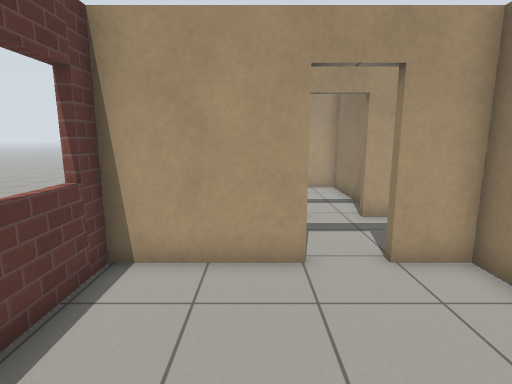
View 1 (above)

22 first-person views from a walk through a world built for the Gazebo simulator. The camera is 1.3 m above the floor, tilts 10° down and sees 80° across. The floor is counted in squares, 0.5 m on a side. Each view is taken from the middle of a square. On the plan, view 1 faces up. The plan holds only what a view shows up to about 20 squares ahead; the rest is blank. The robots in the file are not drawn. Gazebo's built-in surfaces are drawn with simple patterns. Some stock models are drawn as simple stand-ins. Some surface patterns are stand-ins.

View 2
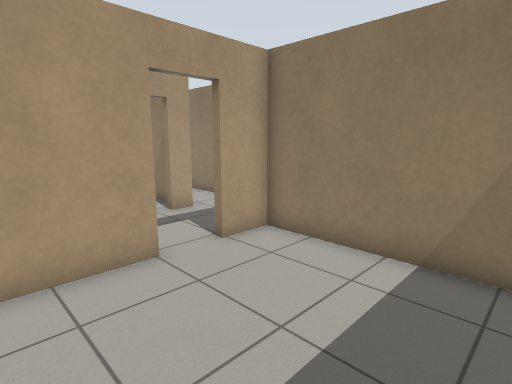

View 3
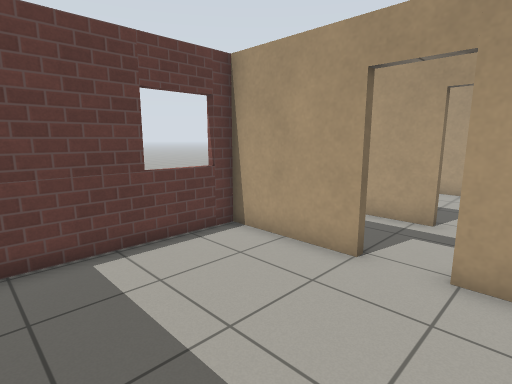

View 4
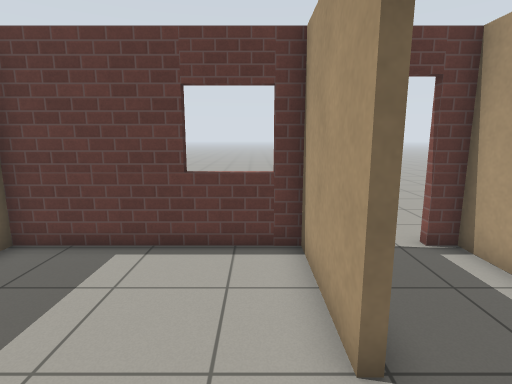

View 5
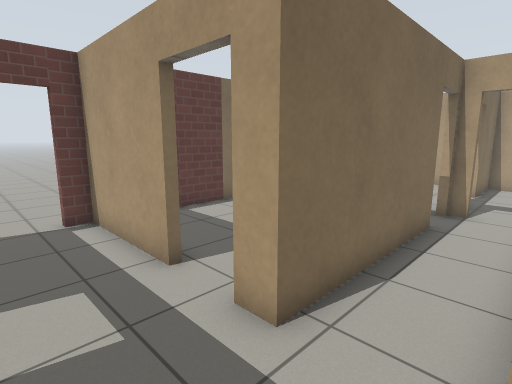

View 6
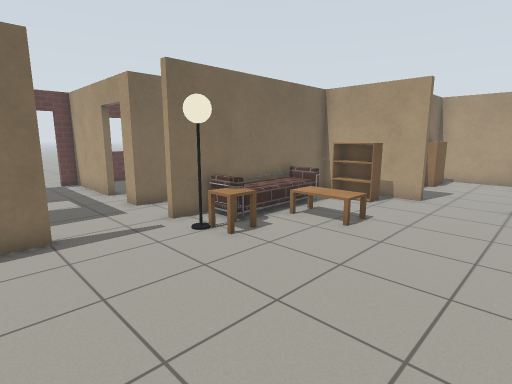

View 7
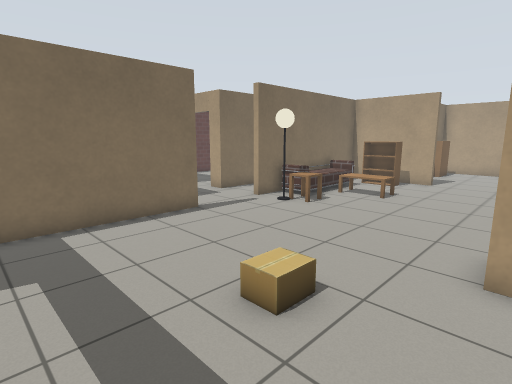

View 8
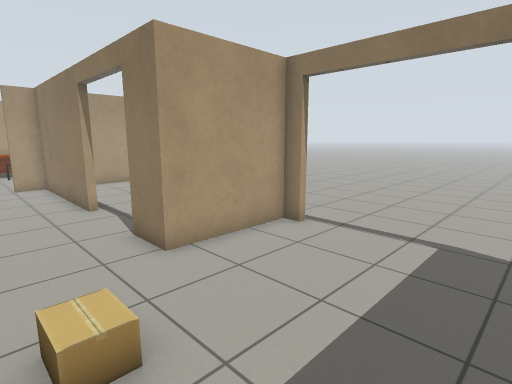

View 9
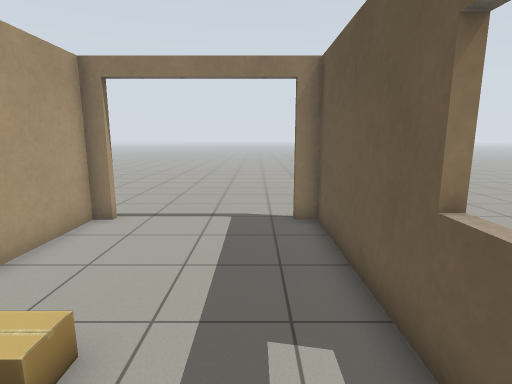

View 10
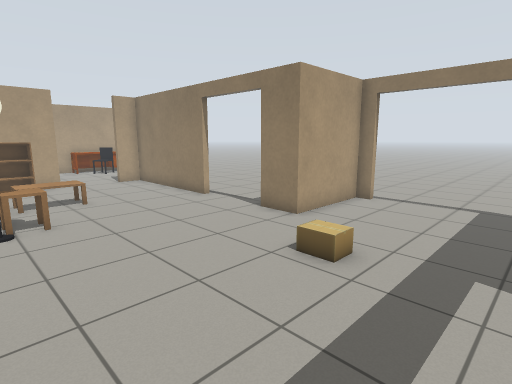

View 11
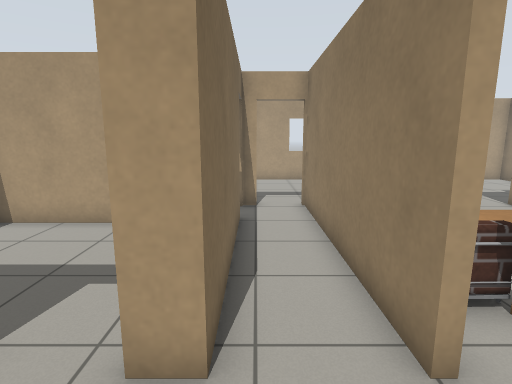

View 12
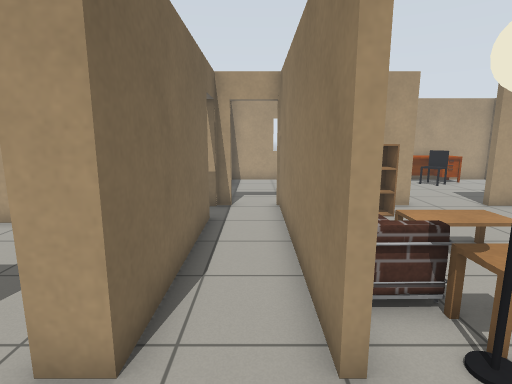

View 13
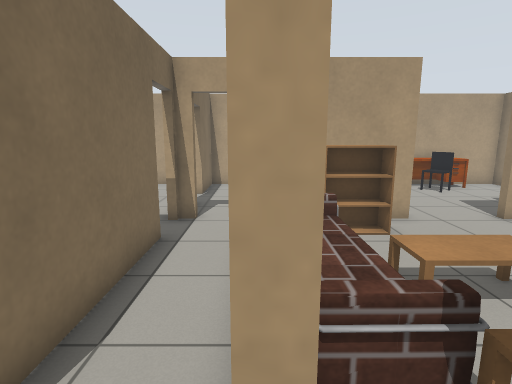

View 14
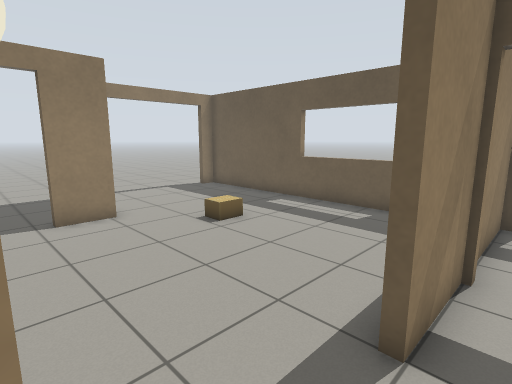

View 15
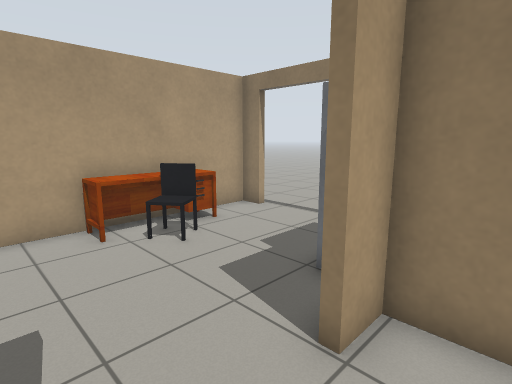

View 16
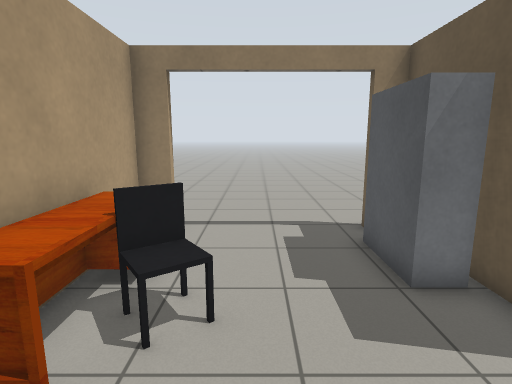

View 17
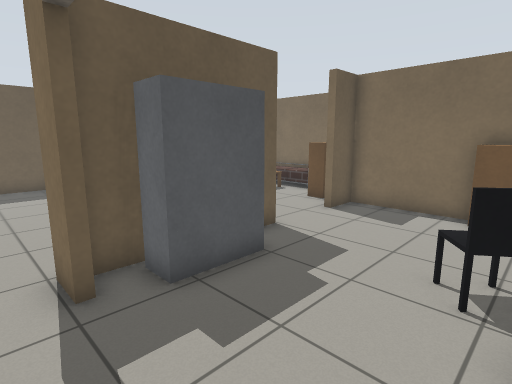

View 18
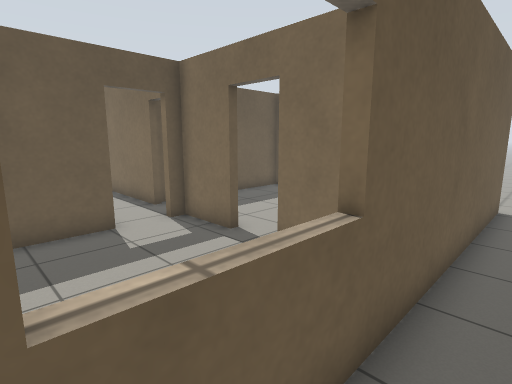

View 19
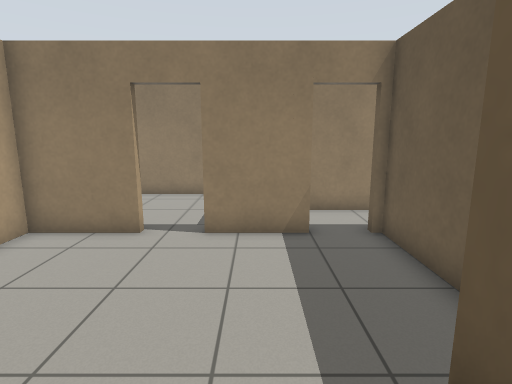

View 20
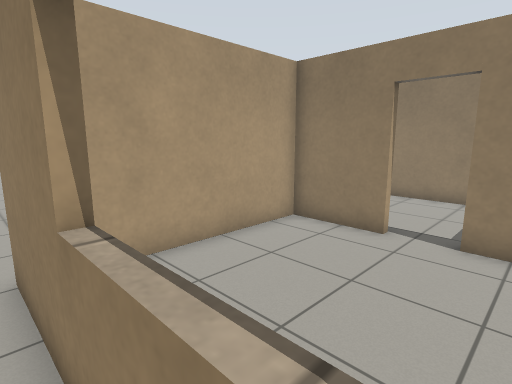

View 21
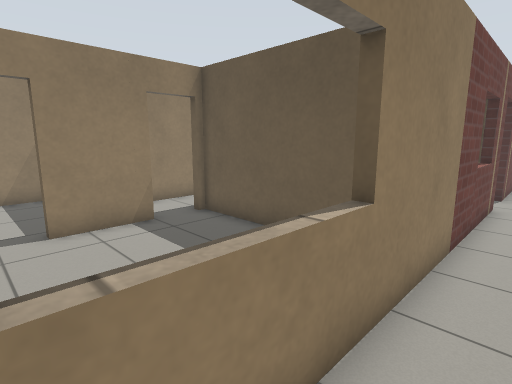

View 22
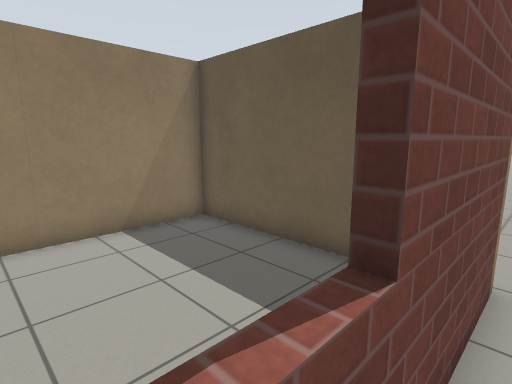

### Floor plan
Ten units are one square. View 1 is at (0, 0); x grows to the right and y downward. Boxes are objects, and circles mark ways between rooms. Rooms are numbered by the first view taken in them; rooms with no view inside come last. Other rooms are left out.
<svg viewBox="-45 -285 270 310">
<path fill="none" stroke="#000" d="M10 -61 -31 -61 -31 10M-10 10 46 10 46 -61 29 -61M163 -116 163 -187 151 -187M73 -66 73 -6M206 -56 206 -63 163 -63 163 -81M101 10 206 10 206 2M120 -187 73 -187 73 -99M16 -99 -31 -99 -31 -91M69 -99 69 -190M69 -34 69 -66M45 -169 45 -99 35 -99M50 -187 42 -187M145 -263 105 -263 105 -190 120 -190 120 -187M151 -187 151 -190 175 -190M192 -190 204 -190M206 -254 206 -263 184 -263M209 -199 209 -187M-24 -266 100 -266M-34 -91 -34 -266 -24 -266M-34 14 -34 -70M42 -231 42 -263 -23 -263M42 -187 42 -215M-33 -165 42 -165 42 -169M45 -215 45 -190 50 -190M80 -263 45 -263 45 -231M71 -268 71 -263M69 -190 92 -190M102 -204 102 -255M10 -162 -30 -162M-31 -158 -31 -119M42 -113 42 -162 27 -162"/>
<rect x="75" y="-165" width="20" height="60" fill="#bbb"><title>sofa</title></rect>
<rect x="85" y="-105" width="10" height="10" fill="#bbb"><title>lamp</title></rect>
<rect x="85" y="-115" width="20" height="10" fill="#bbb"><title>side table</title></rect>
<rect x="85" y="-145" width="30" height="20" fill="#bbb"><title>coffee table</title></rect>
<rect x="85" y="-185" width="20" height="20" fill="#bbb"><title>bookshelf</title></rect>
<rect x="135" y="-45" width="10" height="20" fill="#bbb"><title>cardboard box</title></rect>
<rect x="105" y="-255" width="10" height="30" fill="#bbb"><title>bookshelf</title></rect>
<rect x="145" y="-265" width="40" height="20" fill="#bbb"><title>chest of drawers</title></rect>
<rect x="155" y="-255" width="10" height="20" fill="#bbb"><title>office chair</title></rect>
<rect x="165" y="-205" width="30" height="10" fill="#bbb"><title>shelf</title></rect>
<circle cx="15" cy="-60" r="3" fill="#2a7"/>
<circle cx="70" cy="-80" r="3" fill="#2a7"/>
<circle cx="140" cy="-190" r="3" fill="#2a7"/>
<circle cx="-30" cy="-80" r="3" fill="#2a7"/>
<circle cx="40" cy="-175" r="3" fill="#2a7"/>
<circle cx="55" cy="-190" r="3" fill="#2a7"/>
<circle cx="25" cy="-100" r="3" fill="#2a7"/>
<circle cx="210" cy="-225" r="3" fill="#2a7"/>
<circle cx="40" cy="-225" r="3" fill="#2a7"/>
<text x="10" y="-30">1</text>
<text x="130" y="-80">2</text>
<text x="40" y="-90">3</text>
<text x="150" y="-230">4</text>
<text x="130" y="-280">5</text>
<text x="-40" y="-130">6</text>
<text x="10" y="-210">7</text>
<text x="70" y="-230">8</text>
<text x="0" y="-130">9</text>
</svg>
Room 1 opens to room 3. Room 2 opens to room 3. Room 2 opens to room 4. Room 3 opens to room 6. Room 3 opens to room 7. Room 3 opens to room 8. Room 3 opens to room 9. Room 4 opens to room 5. Room 7 opens to room 8.

Where each view was taken, in squares from view 1:
view 1: 0 up, 0 right, facing up
view 2: 0 up, 2 left, facing up-right
view 3: 0 up, 4 right, facing up-left
view 4: 5 up, 4 right, facing left
view 5: 7 up, 7 right, facing up-left
view 6: 5 up, 16 right, facing up-left
view 7: 0 up, 17 right, facing up-left
view 8: 0 up, 13 right, facing up-right
view 9: 1 up, 11 right, facing right
view 10: 0 up, 8 right, facing up-right
view 11: 7 up, 5 right, facing up
view 12: 7 up, 6 right, facing up
view 13: 9 up, 7 right, facing up
view 14: 10 up, 6 right, facing down-right
view 15: 17 up, 12 right, facing up-right
view 16: 23 up, 12 right, facing right
view 17: 25 up, 22 right, facing down-left
view 18: 28 up, 10 right, facing down-left
view 19: 20 up, 4 left, facing right
view 20: 20 up, 4 left, facing up-right
view 21: 23 up, 5 left, facing down-right
view 22: 5 up, 4 left, facing down-right
